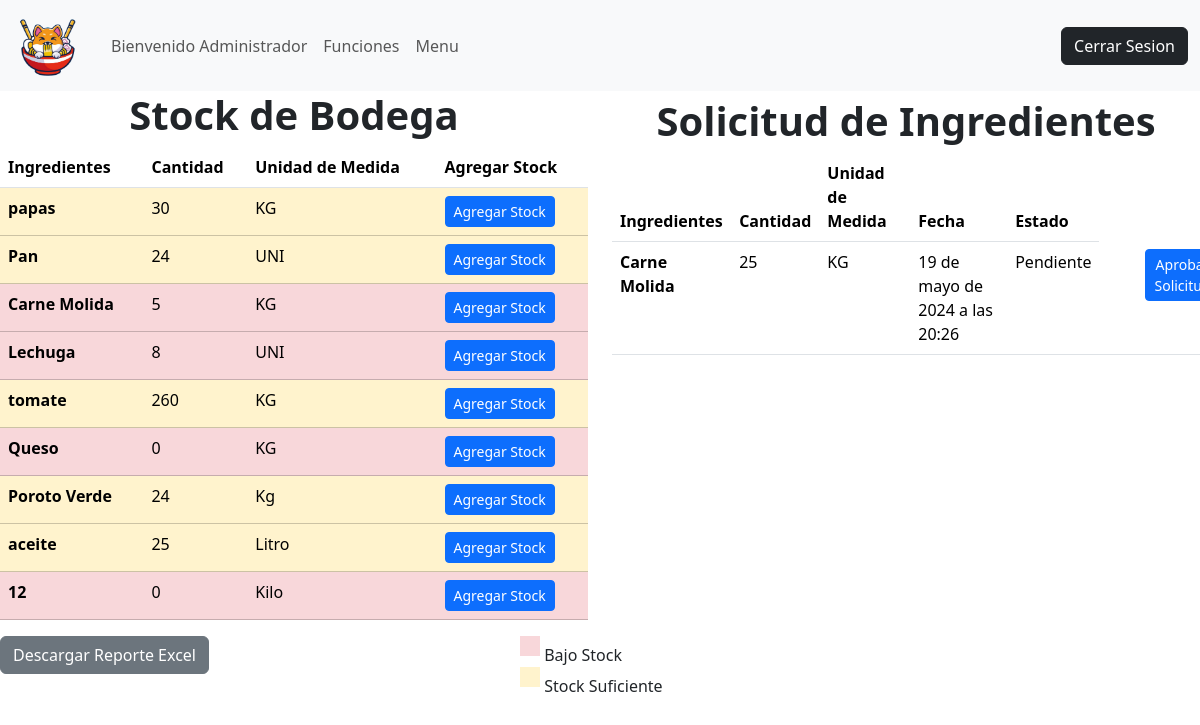
Page /listaringredientes (signed in) on the committed database.
### appweb/models.py (models this page shows, shortened)
class Bodega(models.Model):
    ID_Ing_Bod = models.AutoField(primary_key=True,help_text="Id del ingrediente en la bodega")
    Cantidad = models.IntegerField(help_text="Cantidad de ingredientes en bodega")
    ID_Ingrediente = models.ForeignKey(Ingredientes, on_delete=models.CASCADE, help_text="Id del ingrediente")

class Ingredientes(models.Model):
    ID_Ingrediente = models.AutoField(primary_key=True,help_text="Id del ingrediente")
    nombre = models.CharField(max_length=50 , help_text="nombre del ingrediente")
    Costo = models.IntegerField(help_text="Valor del ingrediente")
    unidad_medida = models.CharField(max_length=4 , help_text="Unidad de medida del ingrediente")
    def __str__(self):
        return self.nombre

class Sol_Ingredientes(models.Model):
    ID_Solicitud_Ingrediente = models.AutoField(primary_key=True,help_text="Id de la solicitud")
    Ingrediente = models.ForeignKey(Ingredientes,on_delete=models.CASCADE, default="0")
    Cantidad = models.IntegerField(help_text="Cantidad solicitada")
    fecha_y_hora = models.DateTimeField(default=timezone.now)
    Realizado = models.BooleanField(default=0)

### appweb/views.py (the view)
# urls.py: path('listaringredientes', listaringredientes, name='listaringredientes' ),
@login_required(login_url="/accounts/login")
def listaringredientes (request):
    peticiones = Sol_Ingredientes.objects.all()
    ingredientes = Bodega.objects.all()
    data = {
        'mis_ingredientes' : ingredientes ,
        'mis_peticiones' : peticiones
    }
    return render(request,"mantenedor/admin/listaringredientes.html", data )

### appweb/context_processor.py (called while the page is built)
def costo_total_carro(request):
    total=0
    if 'carro' in request.session:
        for key, value in request.session["carro"].items():
            total=total+(int(value["precio"]))
    return {"costo_total_carro":total}

### appweb/templates/mantenedor/admin/listaringredientes.html (shortened to what this page needs)
{% extends 'base.html' %}
{% block contenido %}
<div class="row">
  <div class="col-6">
    <table class="table">
      <h1 style="text-align: center;"><b>Stock de Bodega</b></h1>
        <thead>
          <tr>
            <th scope="col">Ingredientes</th>
            <th scope="col">Cantidad</th>
            <th scope="col">Unidad de Medida</th>
            <th scope="col">Agregar Stock</th>
          </tr>
        </thead>
        <tbody>
            {% for i in mis_ingredientes %}
          <tr {% if i.Cantidad <= 20 %}
              class="table-danger intense-red"
              {% elif i.Cantidad > 20 %}
                  class="table-warning"
            {% endif %}>
            <th scope="row"> {{ i.ID_Ingrediente }} </th>
            <td> {{ i.Cantidad }} </td>
            <td>{{ i.ID_Ingrediente.unidad_medida }}</td>
            <td>
              <button type="button" class="btn btn-primary btn-sm"  data-bs-toggle="modal" data-bs-target="#modalAgregarStock{{ i.ID_Ingrediente.ID_Ingrediente }}">Agregar Stock</button>
            </td>
          </tr>
          {% endfor %}
        </tbody>
      </table>
  </div>
  <div class="col-6">
    <table class="table">
      <h1 style="text-align: center; margin-top: 1%;"><b>Solicitud de Ingredientes</b></h1>
      <thead>
        <tr>
          <th scope="col">Ingredientes</th>
          <th scope="col">Cantidad</th>
          <th scope="col">Unidad de Medida</th>
          <th scope="col">Fecha</th>
          <th scope="col">Estado</th>
        </tr>
      </thead>
      <tbody>
          {% for e in mis_peticiones %}
          {% if e.Realizado == 0 %}
        <tr>
          <th scope="row"> {{ e.Ingrediente }} </th>
          <td> {{ e.Cantidad }} </td>
          <td>{{e.Ingrediente.unidad_medida}}</td>
          <td> {{ e.fecha_y_hora }} </td>
          {% if e.Realizado == 0 %}
          <td>Pendiente</td>
          {% endif %}
          <td><a href="{% url 'descuenta_ingrediente' e.ID_Solicitud_Ingrediente %}" class="btn btn-primary btn-sm" style="margin-left: 45%;">Aprobar Solicitud </button> </td>
        </tr>
        {% endif %}
        {% endfor %}
      </tbody>
    </table>
  </div>
</div>
<div class="row">
  <div class="col-5"><a href="{% url 'DescargarReporteExcel' %}" class="btn btn-secondary btn-bg" style="margin-left: 0%;">Descargar Reporte Excel</a>
  </div>
  <div class="col-4">
    <div style="display: inline-block; margin-left: 10px; margin-bottom: 5px; width: 20px; height: 20px; background-color: #f8d7da;"></div>
  <span>Bajo Stock</span>
  <br>
  <div style="display: inline-block; margin-left: 10px; margin-bottom: 5px; width: 20px; height: 20px; background-color: #fff3cd;"></div>
  <span>Stock Suficiente</span>
</div>
</div>
{% endblock %}

### appweb/templates/base.html (shortened to what this page needs)
<!DOCTYPE html>
<html lang="en">
<head>
  {% load static%}
  <link href="https://cdn.jsdelivr.net/npm/bootstrap@5.3.3/dist/css/bootstrap.min.css" rel="stylesheet">
  <link rel="stylesheet"  href="{% static 'design/design.css' %}">
  <link rel="stylesheet" href="https://cdnjs.cloudflare.com/ajax/libs/font-awesome/4.7.0/css/font-awesome.min.css">
</head>
<body>
<nav class="navbar navbar-expand-lg bg-body-tertiary">
  <div class="container-fluid">
    <a class="navbar-brand" href="{% url 'index' %}">
      <img class="logo" src="{% static 'image/TecnoFood.png' %}" alt="Logo" style="width:75px;height:65px;">
    </a>
    <div class="collapse navbar-collapse" id="navbarSupportedContent">
      <ul class="navbar-nav me-auto mb-2 mb-lg-0">
        {% if user.is_authenticated and user.is_staff == False %}
        <li class="nav-item">
          <a class="nav-link" href="#" role="button" data-bs-toggle="dropdown" aria-expanded="false">
            Bienvenido {{user.username}}
          </a>
        </li>
        <li class="nav-item">
          <a class="nav-link" href="{% url 'menupedidoonline' %}">Compra en Linea</a>
        </li>
        <li class="nav-item">
          <a class="nav-link" href="{% url 'reservamesa' %}">Reserva Aqui</a>
        </li>
        {% elif user.is_authenticated and user.is_staff %}
        <li class="nav-item">
          <a class="nav-link" href="#" role="button" data-bs-toggle="dropdown" aria-expanded="false">
            Bienvenido {{user.username}}
          </a>
        </li>
        <li class="nav-item">
          <a class="nav-link" href="{% url 'funciones' user.id %}">Funciones</a>
        </li>
        <li class="nav-item">
          <a class="nav-link" href="{% url 'menu' %}">Menu</a>
        </li>
        {% endif %}
      </ul>
      {% if user.is_authenticated %}
      <div class="ms-auto">
        <a href="{% url 'logout' %}" class="btn btn-dark">Cerrar Sesion</a>
      </div>
      {% endif %}
    </div>
  </div>
</nav>
  <main>
      {% block contenido %}
      {% endblock %}
  </main>
</body>
</html>

### rows in the picture
Bodega: ID_Ingrediente "papas", Cantidad "30", ID_Ingrediente.unidad_medida "KG"
Bodega: ID_Ingrediente "Pan", Cantidad "24", ID_Ingrediente.unidad_medida "UNI"
Bodega: ID_Ingrediente "Carne Molida", Cantidad "5", ID_Ingrediente.unidad_medida "KG"
Bodega: ID_Ingrediente "Lechuga", Cantidad "8", ID_Ingrediente.unidad_medida "UNI"
Bodega: ID_Ingrediente "tomate", Cantidad "260", ID_Ingrediente.unidad_medida "KG"
Bodega: ID_Ingrediente "Queso", Cantidad "0", ID_Ingrediente.unidad_medida "KG"
Bodega: ID_Ingrediente "Poroto Verde", Cantidad "24", ID_Ingrediente.unidad_medida "Kg"
Bodega: ID_Ingrediente "aceite", Cantidad "25", ID_Ingrediente.unidad_medida "Litro"
Bodega: ID_Ingrediente "12", Cantidad "0", ID_Ingrediente.unidad_medida "Kilo"
Sol_Ingredientes: Ingrediente "Carne Molida", Cantidad "25", Ingrediente.unidad_medida "KG", fecha_y_hora "19 de mayo de 2024 a las 20:26", Realizado "Pendiente"

### other values in the picture
{{ user.username }} "Administrador"
